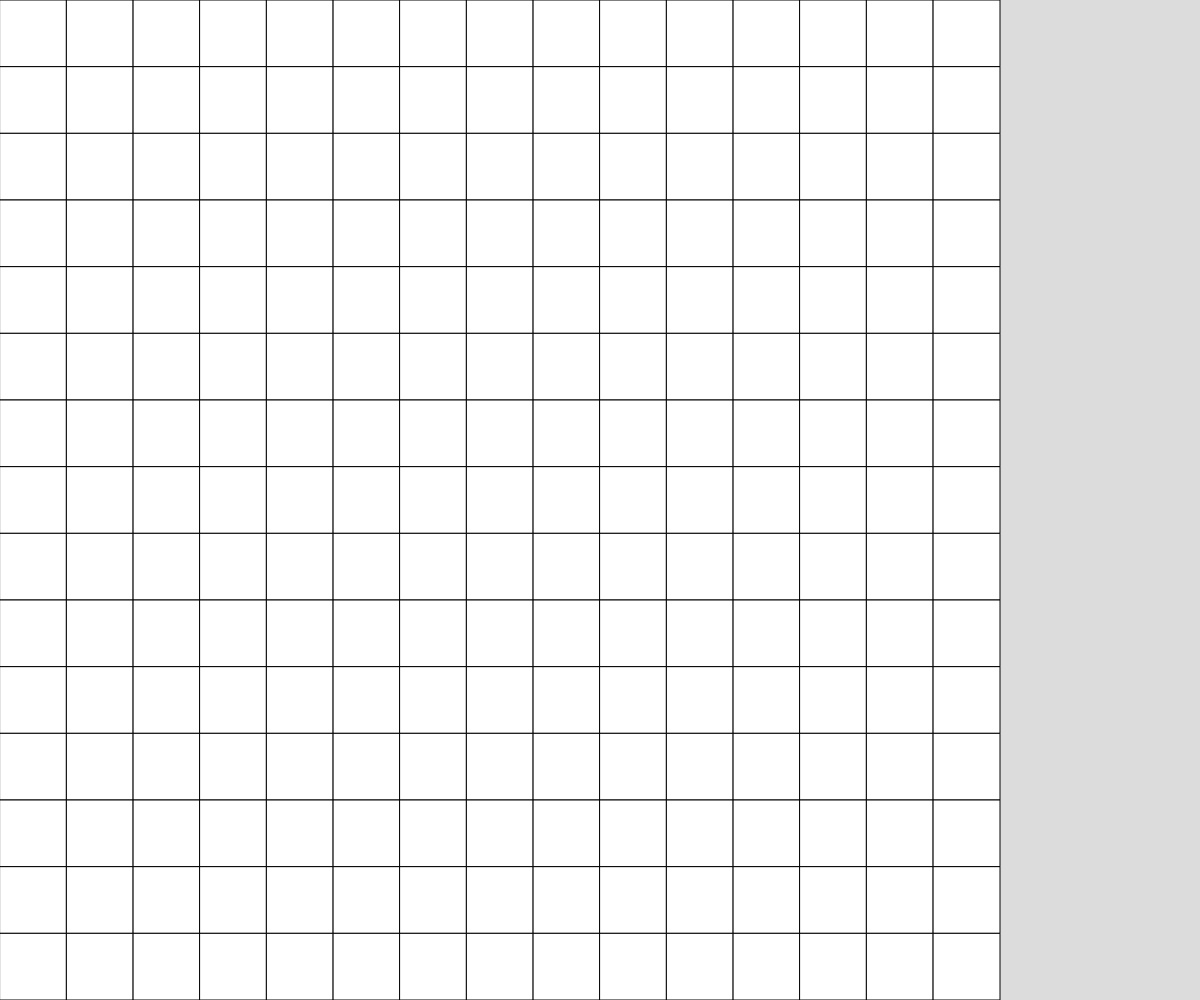
Frame 1 (no input)
Frame 60 (no input): identical to frame 1, image omitted
Frame 120 (the mouse pressed at the canvas centre since frame 60): identical to frame 1, image omitted

The p5.js sketch that drew this single still picture (run headless with seeded random() and noise() and a simulated clock; from frame 60 on, the mouse is pressed at the canvas centre):

// p5.js sketch
// ── sketch.js
// 2D grid neighbors

let grid;
let cellSize;
const GRID_SIZE = 15;


function setup() {
  createCanvas(windowWidth, windowHeight);
  if (height > width){
    cellSize = width/GRID_SIZE;
  }
  else{
    cellSize = height/GRID_SIZE;
  }
  grid = generateEmptyGrid(GRID_SIZE, GRID_SIZE);
}

function draw() {
  background(220);
  displayGrid();
}


function mousePressed(){
  let y = Math.floor(mouseY/cellSize);
  let x = Math.floor(mouseX/cellSize);
  toggleCell(x,y);  
  toggleCell(x,y - 1);
  toggleCell(x+1,y);
  toggleCell(x-1,y);
}

function toggleCell(x,y){
  if (x >= 0 && x < GRID_SIZE -1 &&  y >= 0 && y < GRID_SIZE){
    if (grid[y][x] === 0){
      grid[y][x] === 1;
    }
    if (grid[y][x] === 1){
      grid[y][x] === 0;
    }
  }
}



function displayGrid(){
  for (let y = 0;  y < GRID_SIZE; y++){ //look at the horizontal line
    for (let x = 0; x < GRID_SIZE; x++){ //look at the vertical line
      if (grid[y][x] === 0){
        fill("white");
      }
      if (grid[y][x] === 1){
        fill("black");
      }
      rect(x *cellSize, y * cellSize, cellSize, cellSize);
    }
  }
}

function generateRandomGrid(cols, rows){
  let randomArray = [];
  for (let y = 0; y < cols; y++){
    randomArray.push([])
    for (let x= 0; x < rows; x++){
      if (random(100) < 50){
        randomArray[y].push(0);
      }
      else{
        randomArray[y].push(1);
      }
    }
  }
  return randomArray;
}

function generateEmptyGrid(cols,rows){
  let randomArray = [];
  for (let y = 0; y < cols; y++){ //
    randomArray.push([]);
    for (let x= 0; x < rows; x++){
      randomArray[y].push(0);
  }
 }
 return randomArray;
}
